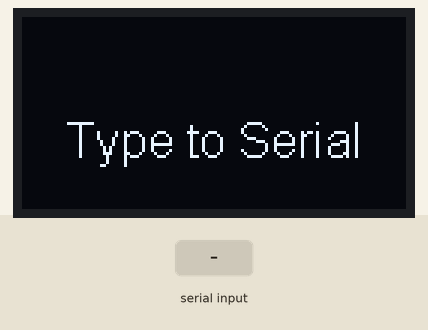
Recording of a sketch running on a simulated ESP8266 (NodeMCU). Shown: 128×64 one-colour display. The test bench sets the inputs (shaded band). What the sketch prints to the serial monitor is not drawn.

Above: at 1.2 s.
1.3 s: "1\n" received over Serial
At 2.5 s:
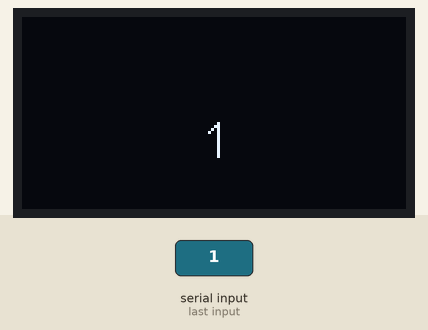
2.8 s: "0\n" received over Serial
At 3.8 s:
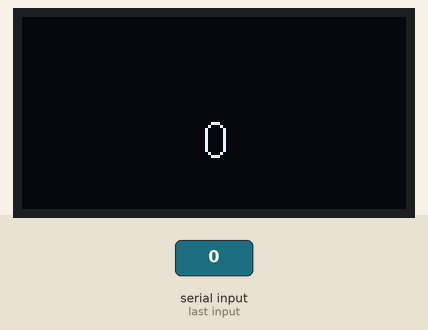
4.3 s: "2\n" received over Serial
At 5.0 s:
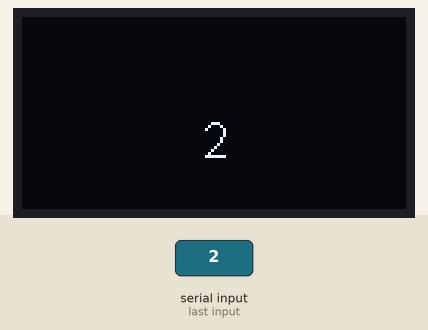
Timing chart, 0 to 7.3 s (numbered marks = the images above; inputs shaded):
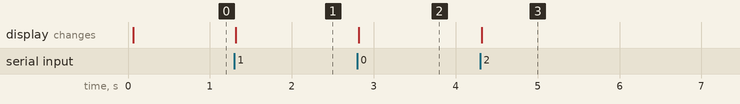

The sketch:

serialRead-OLED.ino
```cpp
#include "SSD1306.h"
#include "OLEDDisplayUi.h"
#define SSD1306_ADDRESS 0x3c

#define I2C_SDA 21
#define I2C_SCL 22

SSD1306 oled(SSD1306_ADDRESS, I2C_SDA, I2C_SCL);
OLEDDisplayUi ui(&oled);


String inData;

void setup() {
  // initialize serial:
  Serial.begin(115200);

    oled.init();
    oled.setFont(ArialMT_Plain_16);
    oled.setTextAlignment(TEXT_ALIGN_CENTER);
    delay(50);
    oled.drawString(oled.getWidth() / 2, oled.getHeight() / 2, "Type to Serial");
    oled.display();
}

void loop() {
    while (Serial.available() > 0)
    {
        char received = Serial.read();
        inData += received;

        // Process message when new line character is recieved
        if (received == '\n')
        {
            Serial.print("Message received: ");
            Serial.print(inData);
            oled.clear();
            oled.setTextAlignment(TEXT_ALIGN_CENTER);
            oled.drawString(oled.getWidth() / 2, oled.getHeight() / 2, inData);
            oled.display();

            inData = ""; // Clear recieved buffer
        }
    }
}
```

Measured:
- after the input at 1.3 s, the display: changes at once (image 1)
- after the input at 2.8 s, the display: changes at once (image 2)
- after the input at 4.3 s, the display: changes at once (image 3)
